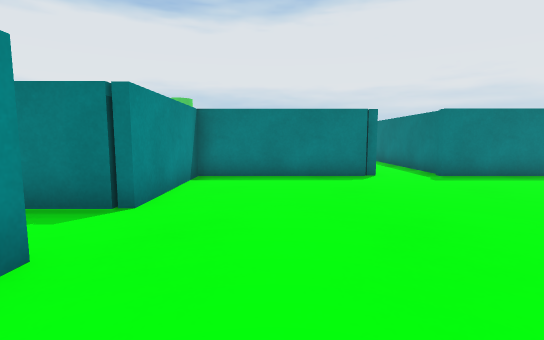
View 1 (above)

17 first-person views from a walk through a 3-D level made in the Unity game engine. The camera is 0.56 m above the floor, tilts 6° down and sees 85° across. The floor is counted in squares, 0.5 m on a side. Each view is taken from the middle of a square. On the plan, view 1 faces up. The plan holds only what a view shows up to about 12 squares ahead; the rest is blank. The place goes on beyond the plan. The player is left out. Some animated figures are not drawn.

View 2
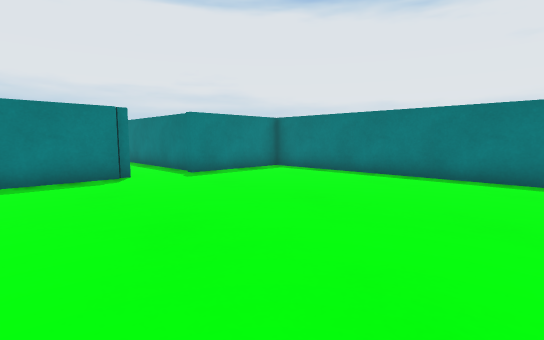

View 3
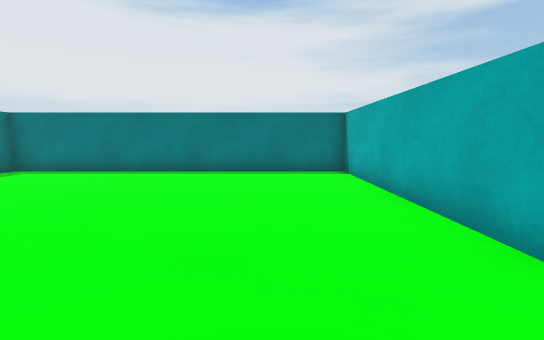

View 4
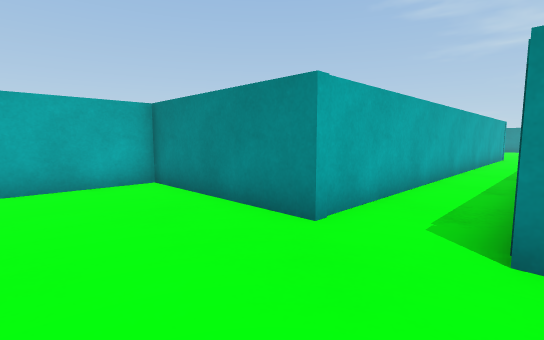

View 5
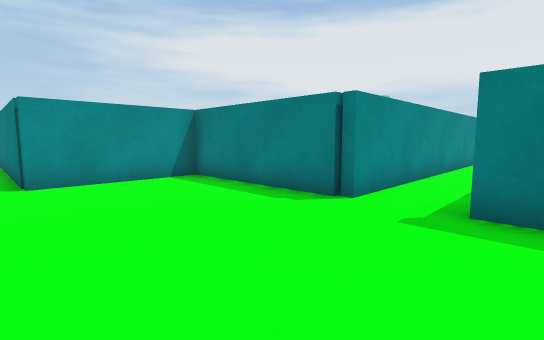

View 6
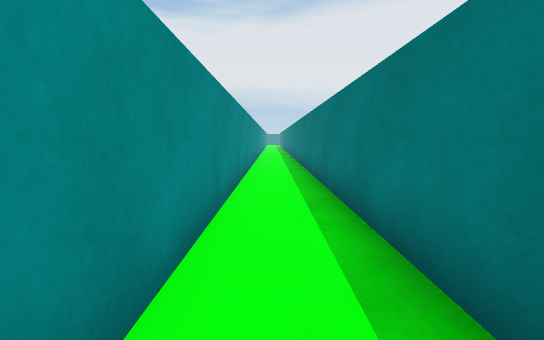

View 7
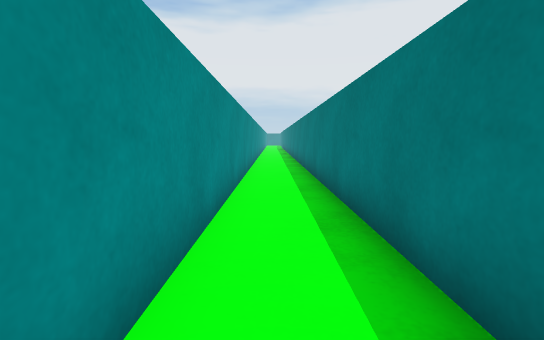

View 8
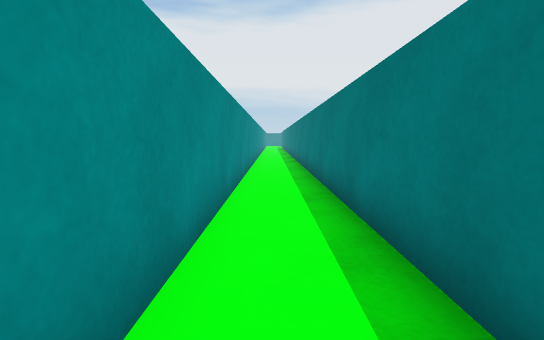

View 9
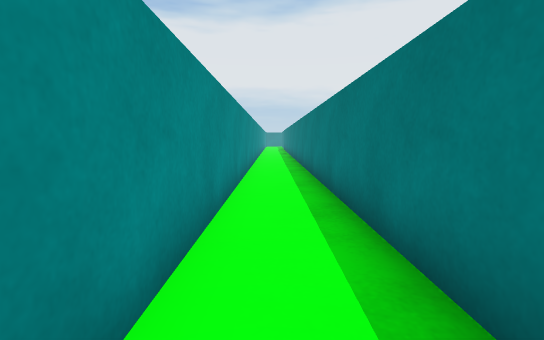

View 10
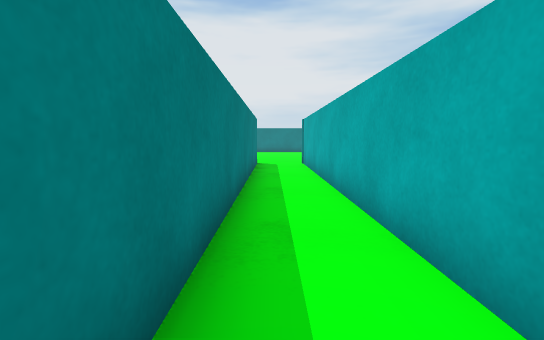

View 11
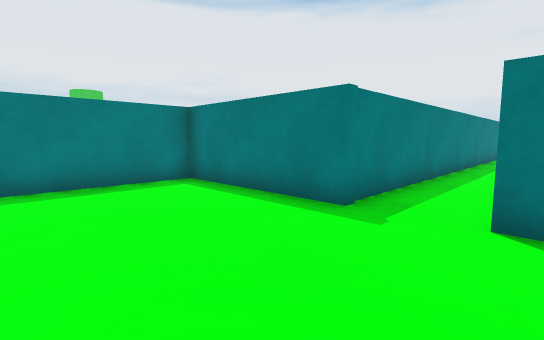

View 12
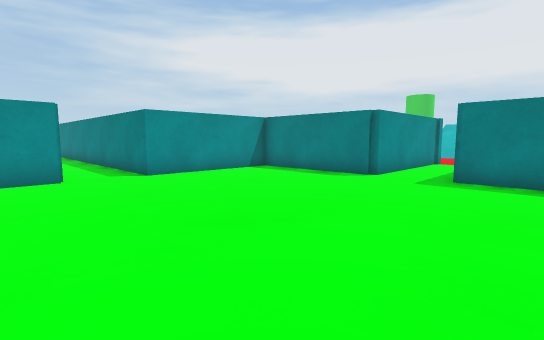

View 13
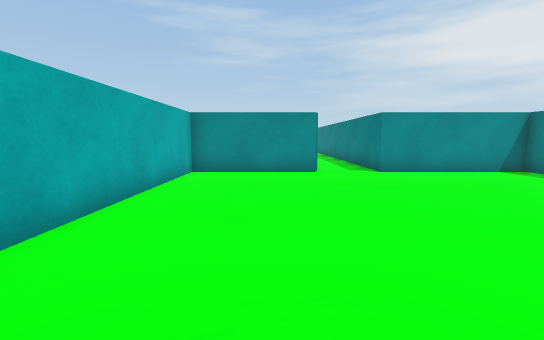

View 14
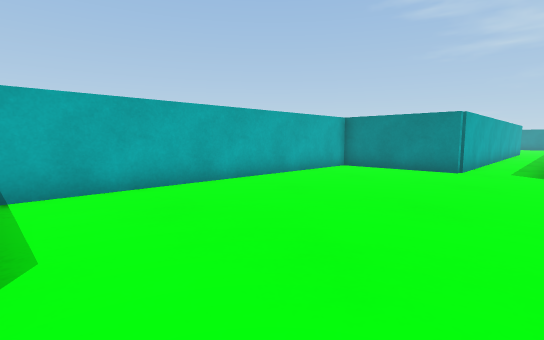

View 15
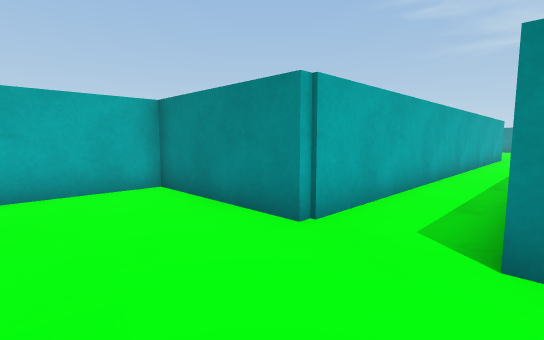

View 16
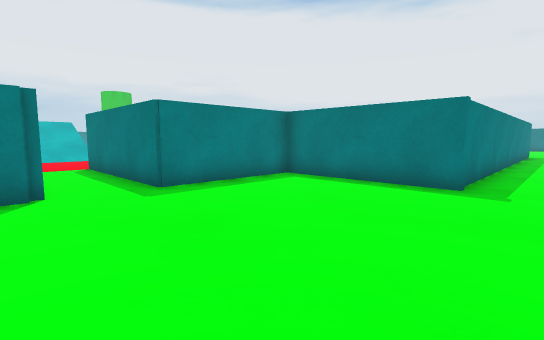

View 17
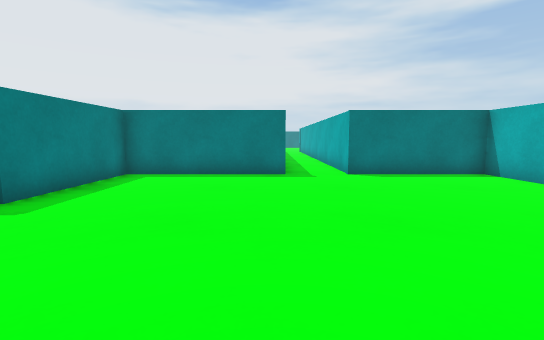

### Floor plan
Points are (right, up) in squares from view 1. A wall is a line through its corners. A room is listed if a view was taken in it or the views show most of it. See-through windows are left out.
Room 1 (views 1, 2, 3, 4, 5, 6, 7, 8, 9, 10)
walls: (5.3, 9.4) (5.3, 27.5); (-18.7, 2.6) (-2.2, 2.6) (-2.2, -2.5) (9.1, -2.5) (9.1, 8.9) (5.1, 8.9) (5.1, 9.2); (3.2, 27.5) (3.2, 8.9) (-2.2, 8.9) (-2.2, 4.7) (-18.7, 4.7)
ways out: opening at (-18, 3.5) to room 2
Room 2 (views 11, 12, 13, 14, 15, 16, 17)
walls: (-18.7, 4.7) (-18.7, 9.6) (-23.1, 9.6) (-23.1, 15.5); (-25.1, 14) (-25.1, 9.6) (-30, 9.6) (-30, 4.7) (-34.5, 4.7); (-39.5, 2.6) (-30, 2.6) (-30, -1.7) (-18.7, -1.7) (-18.7, 2.6)
ways out: opening at (-18, 3.5) to room 1; opening at (-24, 15)

Where each view was taken, in squares from view 1:
view 1: 0 up, 0 right, facing up
view 2: 0 up, 0 right, facing up-right
view 3: 0 up, 1 left, facing right
view 4: 5 up, 1 right, facing down-left
view 5: 4 up, 6 right, facing up-left
view 6: 10 up, 4 right, facing up
view 7: 14 up, 4 right, facing up
view 8: 18 up, 4 right, facing up
view 9: 22 up, 4 right, facing up
view 10: 4 up, 16 left, facing right
view 11: 2 up, 23 left, facing up-right
view 12: 1 up, 21 left, facing up-left
view 13: 1 up, 20 left, facing left
view 14: 5 up, 19 left, facing down-left
view 15: 5 up, 27 left, facing down-left
view 16: 3 up, 26 left, facing up-right
view 17: 5 up, 28 left, facing right
